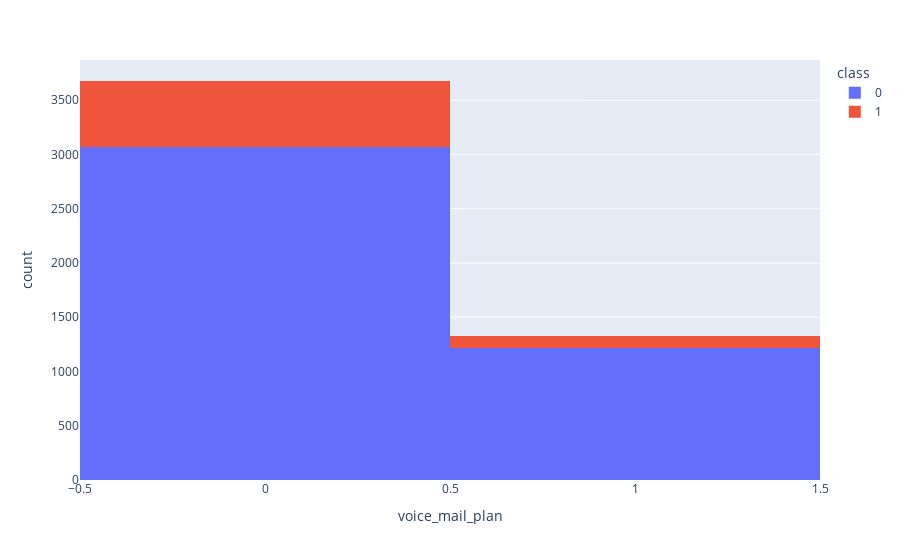

The cell this chart's notebook holds for it:
### Code cell
fig = px.histogram(telecom_df, x='voice_mail_plan',color='class')
fig.show()

### Figure 1 — Plotly figure (JSON) as saved in the notebook; plotly's stock layout.template omitted (floating-point values rounded to 4 significant figures; data arrays with more than 128 entries replaced by an {"elided": "..."} marker saying what was removed)
{"data": [{"alignmentgroup": "True", "bingroup": "x", "hovertemplate": "class=0<br>voice_mail_plan=%{x}<br>count=%{y}<extra></extra>", "legendgroup": "0", "marker": {"color": "#636efa", "pattern": {"shape": ""}}, "name": "0", "offsetgroup": "0", "orientation": "v", "showlegend": true, "type": "histogram", "x": {"elided": "4293 int values"}, "xaxis": "x", "yaxis": "y"}, {"alignmentgroup": "True", "bingroup": "x", "hovertemplate": "class=1<br>voice_mail_plan=%{x}<br>count=%{y}<extra></extra>", "legendgroup": "1", "marker": {"color": "#EF553B", "pattern": {"shape": ""}}, "name": "1", "offsetgroup": "1", "orientation": "v", "showlegend": true, "type": "histogram", "x": {"elided": "707 int values"}, "xaxis": "x", "yaxis": "y"}], "layout": {"barmode": "relative", "legend": {"title": {"text": "class"}, "tracegroupgap": 0}, "margin": {"t": 60}, "xaxis": {"anchor": "y", "domain": [0, 1], "title": {"text": "voice_mail_plan"}}, "yaxis": {"anchor": "x", "domain": [0, 1], "title": {"text": "count"}}}}
